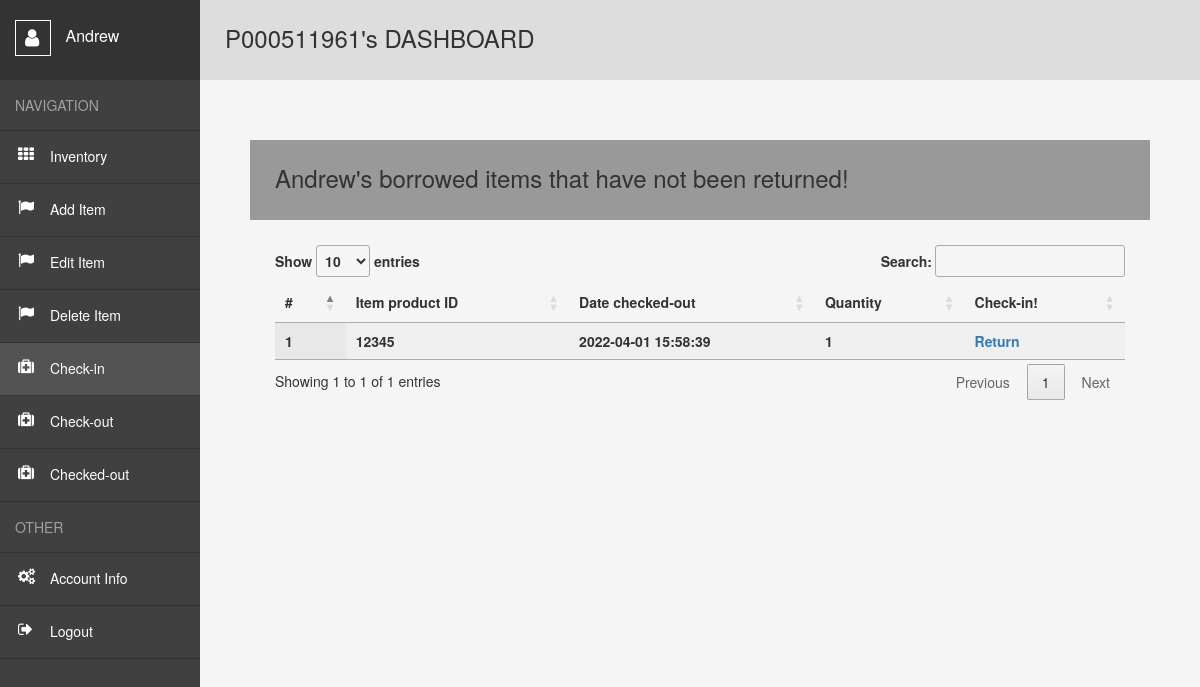
/user/Check-in (signed in), run on the app's committed database.
### website/models.py (models this page shows)
class User(db.Model, UserMixin):##usermixin makes it easier for user login
    id = db.Column(db.Integer, primary_key=True)##unique key
    email = db.Column(db.String(320), unique=True)##cant have the same email
    telnum = db.Column(db.String(10),unique=True)##cant have the same telephone number
    s_id = db.Column(db.String(9),unique=True)
    fname = db.Column(db.String(26))
    lname = db.Column(db.String(50))
    password = db.Column(db.String(15))
    sf = db.Column(db.String(7))
    zip = db.Column(db.String(5))
    date_created = db.Column(db.DateTime(timezone=True), default=func.now())
    borroweditems= db.relationship('Borroweditem', backref='user',passive_deletes=True)##reference all borroweditems##relationship with db
    creators= db.relationship('Inventory', backref='user',passive_deletes=True)##reference all borroweditems##relationship with db

class Borroweditem(db.Model):
    id = db.Column(db.Integer, primary_key=True)
    product_id= db.Column(db.Integer)
    quantity = db.Column(db.Integer)
    date_borrowed = db.Column(db.DateTime(timezone=True), default=func.now())
    borrower = db.Column(db.Integer, db.ForeignKey('user.s_id', ondelete="CASCADE"),nullable=False) ##foreign key relationship

### website/views.py (the view)
@views.route("/user/Check-in")
@login_required
def Check_in():
    if session.get("SCHOOL_ID", None) is not None and session.get("FNAME",None) is not None and session.get("LNAME",None) is not None and session.get("DATE",None) is not None and session.get("SF",None) is not None and session.get("id",None) is not None:
        itemsborrowed = Borroweditem.query.filter_by(borrower=session['SCHOOL_ID']).all()
        return render_template("Check-in.html",user = current_user ,data=itemsborrowed)
    else:
        flash("You do not have access to this page! Pls, Log in!", category="error")
        return redirect(url_for('views.home'))

### website/templates/Check-in.html (shortened to what this page needs)
<!DOCTYPE html>
<html lang="en">
<head>
    <link rel= "stylesheet" type= "text/css" href= "{{ url_for('static',filename='styles3.css') }}">
    <link rel="stylesheet" href="https://maxcdn.bootstrapcdn.com/bootstrap/3.3.6/css/bootstrap.min.css" />
    <link href='https://cdn.datatables.net/1.10.24/css/jquery.dataTables.min.css' rel='stylesheet' type='text/css'>
</head>
<body>
    {% if session['SCHOOL_ID'] and session['FNAME'] and session ['id'] and user.is_authenticated %}
    <div class="wrapper">
        <nav>
          <header>
            <span></span>
              {{session['FNAME']}}
          </header>
          <ul>
            <li><span>Navigation</span></li>
            <li><a style="text-decoration:none" href="{{url_for('views.user')}}">Inventory</a></li>
            <li><a style="text-decoration:none" href="{{url_for('views.user')}}">Add Item</a></li>
            <li><a style="text-decoration:none" href="{{url_for('views.user')}}">Edit Item</a></li>
            <li><a style="text-decoration:none" href="{{url_for('views.user')}}">Delete Item</a></li>
            <li><a class="active" style="text-decoration:none" href="{{url_for('views.Check_in')}}">Check-in</a></li>
            <li><a style="text-decoration:none" href="{{url_for('views.Check_out')}}">Check-out</a></li>
            <li><a style="text-decoration:none" href="{{url_for('views.Checked')}}">Checked-out</a></li>
            <li><span>Other</span></li>
            <li><a style="text-decoration:none" href="{{url_for('views.account_info')}}">Account Info</a></li>
            <li><a style="text-decoration:none" href="{{url_for('auth.logout')}}">Logout</a></li>
          </ul>
        </nav>
        <main>
          <h1>P{{session['SCHOOL_ID']}}'s DASHBOARD</h1>
          <div class="container-fluid">
            <div class="row" style="padding:50px;">
                <p><h2>{{session['FNAME']}}'s borrowed items that have not been returned!</h1></p>
                <div >
                    <table id='empTable' class='display dataTable' width='100%'>
                        <thead>
                        <tr>
                            <th>#</th>
                            <th>Item product ID</th>
                            <th>Date checked-out</th>
                            <th>Quantity</th>
                            <th>Check-in!</th>
                        </tr>
                        </thead>
                        {% for row in data %}
                          <tr>
                              <th>{{row.id}}</th>
                              <th>{{row.product_id}}</th>
                              <th>{{row.date_borrowed}}</th>
                              <th>{{row.quantity}}</th>
                              <th><a style="text-decoration:none" href="/user/Check-in-confirmed/{{row.id}}">Return</a></th>
                          </tr>
                        {% endfor %}
                    </table>
                </div>
           </div>
        </div>
        </main>
      </div>
      {% endif %}

### website/static/styles3.css (style rules this page uses)
*, *:before, *:after { margin: 0; padding: 0; box-sizing: border-box; }
*:before, *:after { content: ""; display: block; position: absolute; }
html, body { height: 100%; }
body { font: 15px "Open Sans", sans-serif; color: #777; }
a { cursor: pointer; }
ul { list-style: none; }
.wrapper { display: flex; min-height: 100%; }
nav { width: 200px; background: #404040; }
nav header { position: relative; height: 80px; padding: 20px 0 0 15px; font-size: 16px; color: #fff; background: #333; }
nav header span { position: relative; display: inline-block; width: 36px; height: 36px; margin: 0 10px 0 0; vertical-align: middle; border: 1px solid #fff; }
nav header span:before { content: "\f007"; font: normal 20px fontawesome; top: 7px; left: 9px; }
nav ul span { display: block; padding: 15px; color: rgba(255, 255, 255, 0.5); text-transform: uppercase; border-bottom: 1px solid #333; }
nav ul a { position: relative; display: block; padding: 15px 15px 17px 50px; color: #fff; border-bottom: 1px solid #333; }
nav ul a:hover, nav ul a.active { background: #535353; }
nav ul a:before { font: normal 16px fontawesome; top: 15px; left: 18px; }
nav ul li:nth-child(2) a:before { content: "\f00a"; }
nav ul li:nth-child(3) a:before { content: "\f024"; }
nav ul li:nth-child(4) a:before { content: "\f024"; }
nav ul li:nth-child(5) a:before { content: "\f024"; }
nav ul li:nth-child(6) a:before { content: "\f0fa"; }
nav ul li:nth-child(7) a:before { content: "\f0fa"; }
nav ul li:nth-child(8) a:before { content: "\f0fa"; }
nav ul li:nth-child(10) a:before { content: "\f085"; }
nav ul li:nth-child(11) a:before { content: "\f08b"; }
main { flex: 1; padding: 25px; background: #f5f5f5; }
main h1 { height: 80px; margin: -25px -25px 25px -25px; padding: 0 25px; line-height: 76px; font-size: 24px; font-weight: 400; background: #ddd; }
main h2 { height: 80px; margin: -25px -25px 25px -25px; padding: 0 25px; line-height: 76px; font-size: 24px; font-weight: 400; background: #999; }

### data on the page
User: FNAME "Andrew"
Borroweditem: id "1", product_id "12345", date_borrowed "2022-04-01 15:58:39", quantity "1"

### other printed values
{{ session['SCHOOL_ID'] }} "000511961"
